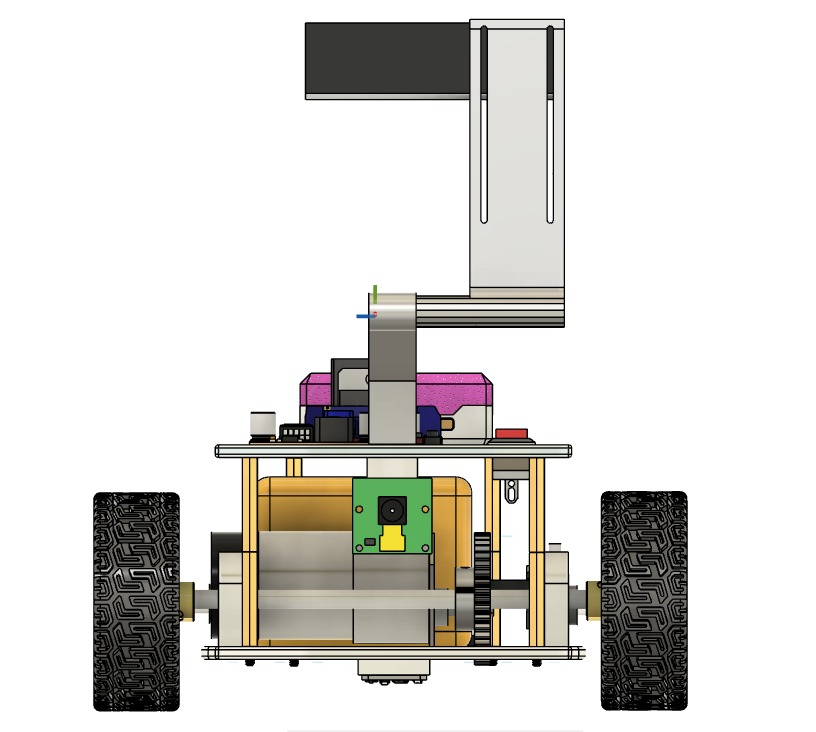
#> input picture Engineering Factor/3D Design Images/Back View.jpg, 816 x 732 px, given in place of the camera
$ python lab_mask_tuner.py
#> lines starting #> are read from the running program, lines starting #| are printed output that depends on the picture
"""
LAB Mask Range Tuner for Color Detection

This script helps you interactively find the correct LAB color range for masking a color in a camera feed.
It uses OpenCV to display a live feed and a region-of-interest (ROI) mask, with sliders to adjust LAB range.
When you press 'q', the selected LAB bounds are printed for use in your vision code.

Usage:
- Run the script on your Raspberry Pi or computer with a USB camera.
- Move the L, A, B sliders to isolate the target color in the ROI.
- The percentage of detected pixels in the ROI is shown.
- Use the final lower/upper LAB values in your project (e.g., for `masks.py`).

"""

import cv2
import numpy as np

# --- Trackbar callback (does nothing, needed for createTrackbar) ---
def nothing(x):
    pass

# Open USB camera (index 0)
cap = cv2.VideoCapture(0)

# ROI coordinates and size (x, y, width, height)
roi_x, roi_y, roi_w, roi_h = 200, 150, 200, 200   # Adjust for your scene

# Create a window with LAB sliders
cv2.namedWindow("Trackbars")
# Lower LAB bounds
cv2.createTrackbar("L1", "Trackbars", 0, 255, nothing)
cv2.createTrackbar("A1", "Trackbars", 0, 255, nothing)
cv2.createTrackbar("B1", "Trackbars", 0, 255, nothing)
# Upper LAB bounds
cv2.createTrackbar("L2", "Trackbars", 255, 255, nothing)
cv2.createTrackbar("A2", "Trackbars", 255, 255, nothing)
cv2.createTrackbar("B2", "Trackbars", 255, 255, nothing)

while True:
    ret, frame = cap.read()
#> frame is the input picture: shape (732, 816, 3); mean B, G, R 211.8, 215.6, 217.2
    if not ret:
        break

    # Extract ROI from frame
    roi = frame[roi_y:roi_y + roi_h, roi_x:roi_x + roi_w]
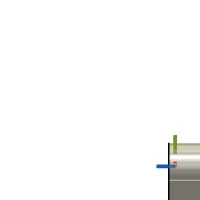
#> roi: shape (200, 200, 3); mean B, G, R 249.3, 249.8, 249.8

    # Convert ROI to LAB color space
    lab = cv2.cvtColor(roi, cv2.COLOR_BGR2LAB)
#> lab: shape (200, 200, 3); mean of channels 0, 1, 2 250.1, 127.9, 128.3

    # Get slider (trackbar) positions for LAB lower and upper bounds
    l1 = cv2.getTrackbarPos("L1", "Trackbars")
    a1 = cv2.getTrackbarPos("A1", "Trackbars")
    b1 = cv2.getTrackbarPos("B1", "Trackbars")
    l2 = cv2.getTrackbarPos("L2", "Trackbars")
    a2 = cv2.getTrackbarPos("A2", "Trackbars")
    b2 = cv2.getTrackbarPos("B2", "Trackbars")

    lower = np.array([l1, a1, b1], dtype=np.uint8)
    upper = np.array([l2, a2, b2], dtype=np.uint8)

    # Apply LAB mask to the ROI
    mask = cv2.inRange(lab, lower, upper)
#> mask: shape (200, 200); every value is 255

    # Calculate percentage of masked pixels in ROI
    detected_pixels = cv2.countNonZero(mask)
#> detected_pixels = 40000
    total_pixels = roi_w * roi_h
    percent = (detected_pixels / total_pixels) * 100
#> percent = 100

    # Draw bounding box and percentage reading on main frame
    cv2.rectangle(frame, (roi_x, roi_y), (roi_x + roi_w, roi_y + roi_h), (0, 255, 0), 2)
    cv2.putText(frame, f"Detected: {percent:.1f}%", (roi_x, roi_y - 10),
                cv2.FONT_HERSHEY_SIMPLEX, 0.6, (0, 255, 0), 2)
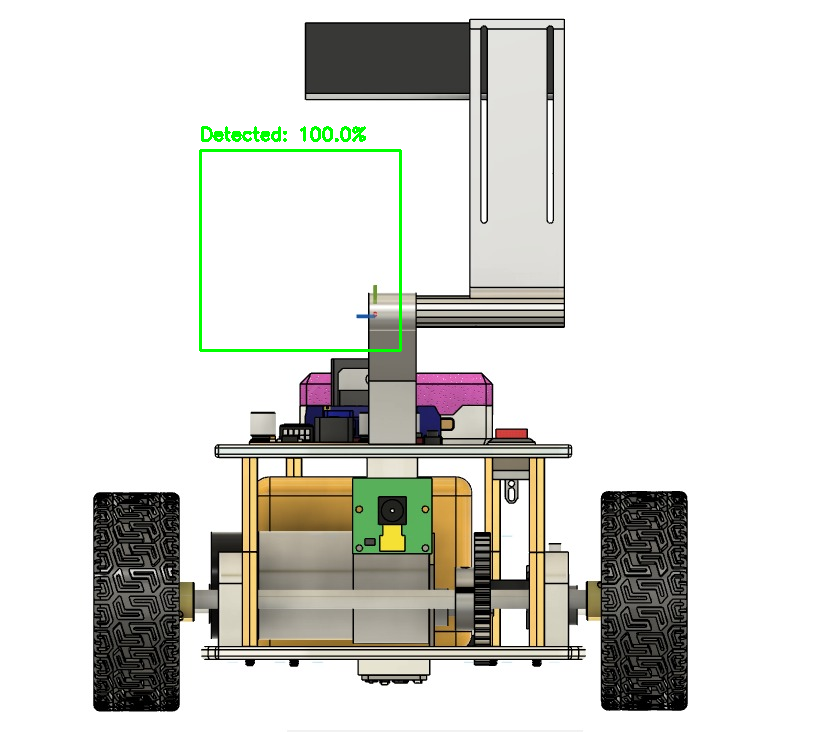
#> frame: shape (732, 816, 3); mean B, G, R 210.3, 215.7, 215.7

    # Show live video and mask
    cv2.imshow("Live Feed", frame)
    cv2.imshow("ROI Mask", mask)  # Mask view for tuning

    # Press 'q' to quit and print final LAB values
    if cv2.waitKey(1) & 0xFF == ord('q'):
#> (key q is pressed here)
        print("Final Range:")
        print("Lower:", lower.tolist())
        print("Upper:", upper.tolist())
        break

# Release camera and close windows
cap.release()
cv2.destroyAllWindows()

$ run again, on Engineering Factor/3D Design Images/Camera Holder Isometric View.jpg
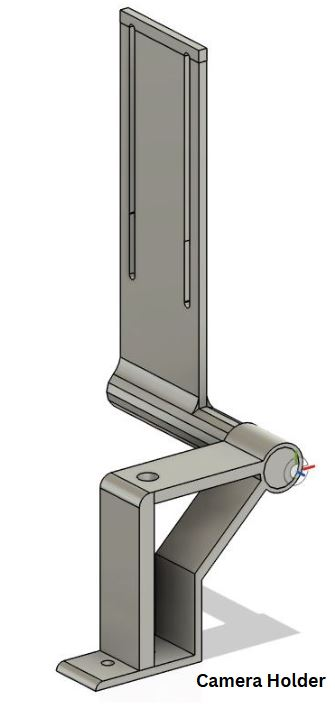
#> input picture Engineering Factor/3D Design Images/Camera Holder Isometric View.jpg, 335 x 705 px, given in place of the camera
#> frame is the input picture: shape (705, 335, 3); mean B, G, R 215.8, 217.8, 218.3
#> `roi = frame[roi_y:roi_y + roi_h, roi_x:roi_x + roi_w]`:
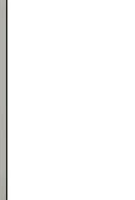
#> roi: shape (200, 135, 3); mean B, G, R 248.8, 249.1, 249.1
#> lab: shape (200, 135, 3); mean of channels 0, 1, 2 249.5, 127.9, 128.2
#> mask: shape (200, 135); every value is 255
#> detected_pixels = 27000
#> percent = 67.5
#> `cv2.putText(frame, f"Detected: {percent:.1f}%", (roi_x, roi_y - 10), c..`:
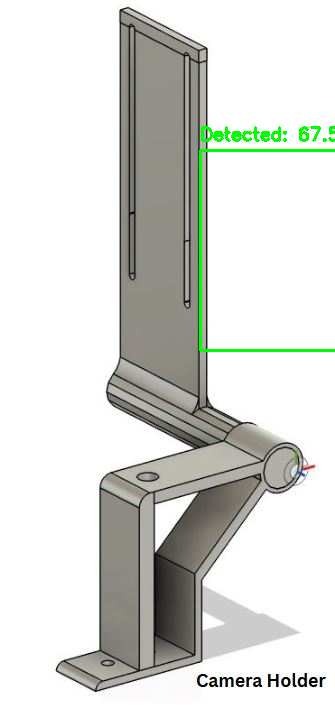
#> frame: shape (705, 335, 3); mean B, G, R 213.6, 218.1, 216.1

$ run again, on Engineering Factor/3D Design Images/Front View.jpg
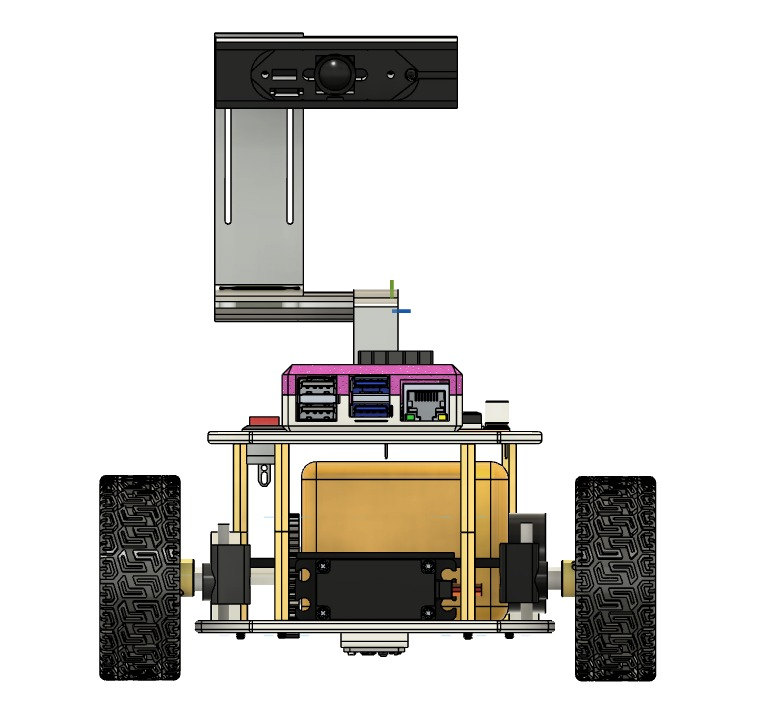
#> input picture Engineering Factor/3D Design Images/Front View.jpg, 771 x 721 px, given in place of the camera
#> frame is the input picture: shape (721, 771, 3); mean B, G, R 207, 210.7, 213
#> `roi = frame[roi_y:roi_y + roi_h, roi_x:roi_x + roi_w]`:
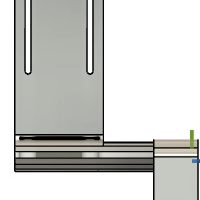
#> roi: shape (200, 200, 3); mean B, G, R 202.4, 205.5, 204.9
#> lab: shape (200, 200, 3); mean of channels 0, 1, 2 208.2, 127.3, 129.5
#> mask: shape (200, 200); every value is 255
#> detected_pixels = 40000
#> percent = 100
#> `cv2.putText(frame, f"Detected: {percent:.1f}%", (roi_x, roi_y - 10), c..`:
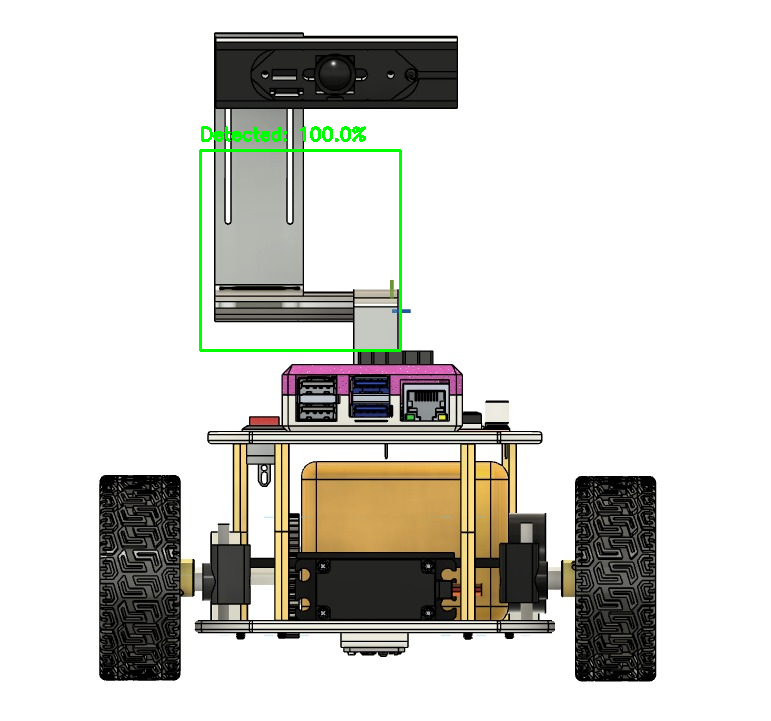
#> frame: shape (721, 771, 3); mean B, G, R 205.5, 210.9, 211.5

$ run again, on Engineering Factor/3D Design Images/Isometric View.jpg
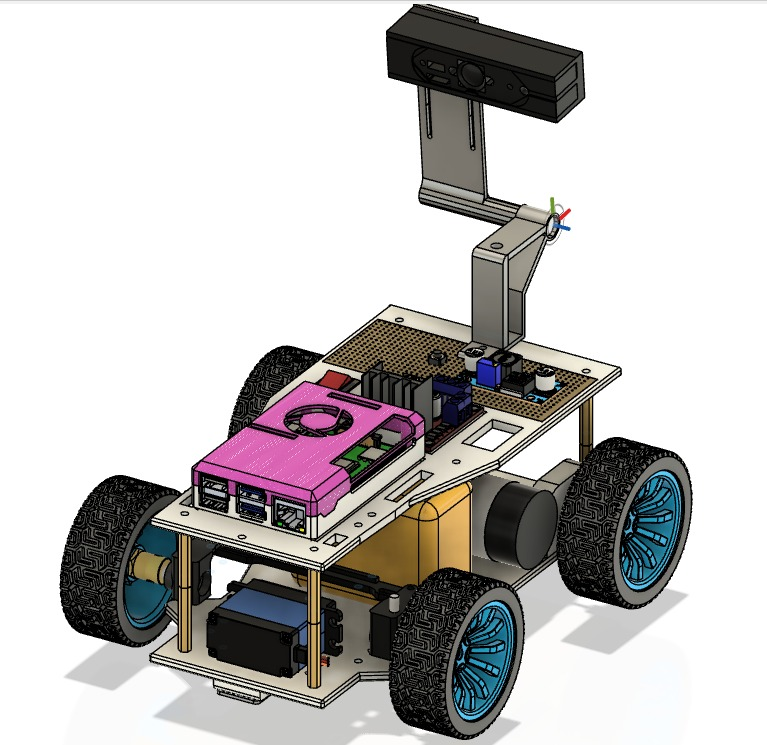
#> input picture Engineering Factor/3D Design Images/Isometric View.jpg, 767 x 745 px, given in place of the camera
#> frame is the input picture: shape (745, 767, 3); mean B, G, R 191.7, 192.2, 194.6
#> `roi = frame[roi_y:roi_y + roi_h, roi_x:roi_x + roi_w]`:
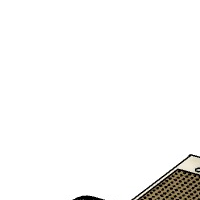
#> roi: shape (200, 200, 3); mean B, G, R 246.7, 247.6, 248
#> lab: shape (200, 200, 3); mean of channels 0, 1, 2 247.8, 128, 128.5
#> mask: shape (200, 200); every value is 255
#> detected_pixels = 40000
#> percent = 100
#> `cv2.putText(frame, f"Detected: {percent:.1f}%", (roi_x, roi_y - 10), c..`:
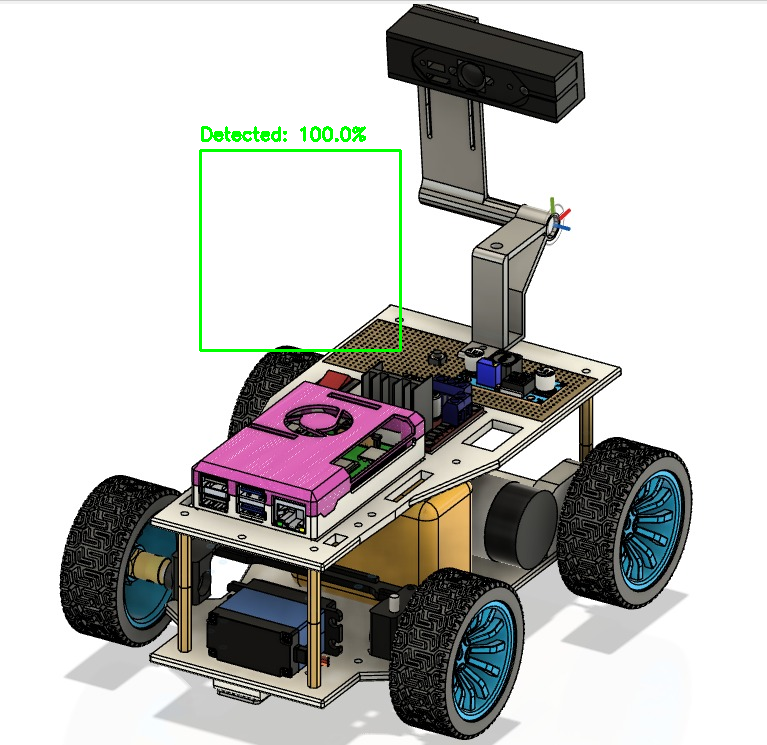
#> frame: shape (745, 767, 3); mean B, G, R 190.2, 192.4, 193.2
